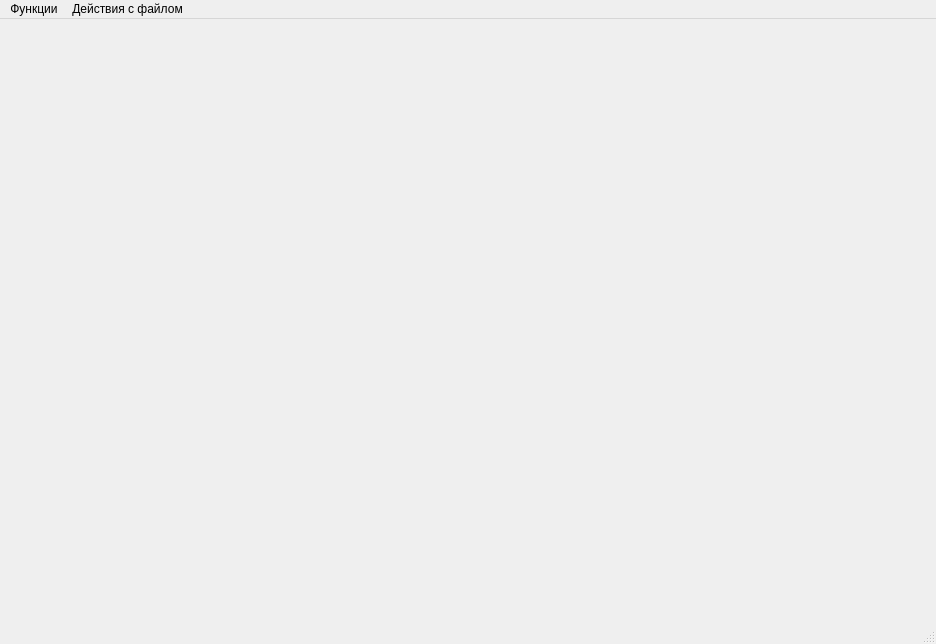
<?xml version="1.0" encoding="UTF-8"?>
<ui version="4.0">
 <class>MainWindow</class>
 <widget class="QMainWindow" name="MainWindow">
  <property name="geometry">
   <rect>
    <x>0</x>
    <y>0</y>
    <width>936</width>
    <height>644</height>
   </rect>
  </property>
  <property name="windowTitle">
   <string>MainWindow</string>
  </property>
  <widget class="QWidget" name="centralWidget">
   <widget class="QLabel" name="image">
    <property name="geometry">
     <rect>
      <x>0</x>
      <y>0</y>
      <width>931</width>
      <height>601</height>
     </rect>
    </property>
    <property name="text">
     <string/>
    </property>
   </widget>
  </widget>
  <widget class="QMenuBar" name="menuBar">
   <property name="geometry">
    <rect>
     <x>0</x>
     <y>0</y>
     <width>936</width>
     <height>21</height>
    </rect>
   </property>
   <widget class="QMenu" name="menu">
    <property name="title">
     <string>Функции</string>
    </property>
    <addaction name="inversion"/>
    <addaction name="bw"/>
    <addaction name="increase"/>
    <addaction name="reduction"/>
    <addaction name="actionReset"/>
   </widget>
   <widget class="QMenu" name="menu_2">
    <property name="title">
     <string>Действия с файлом</string>
    </property>
    <addaction name="open_my_file"/>
   </widget>
   <addaction name="menu"/>
   <addaction name="menu_2"/>
  </widget>
  <widget class="QStatusBar" name="statusBar"/>
  <action name="increase">
   <property name="text">
    <string>Увеличение изображения</string>
   </property>
  </action>
  <action name="reduction">
   <property name="text">
    <string>Уменьшение изображения</string>
   </property>
  </action>
  <action name="actionReset">
   <property name="text">
    <string>Reset</string>
   </property>
  </action>
  <action name="open_my_file">
   <property name="text">
    <string>Открыть</string>
   </property>
  </action>
  <action name="inversion">
   <property name="text">
    <string>Инверсия цвета</string>
   </property>
  </action>
  <action name="bw">
   <property name="text">
    <string>Ч/Б</string>
   </property>
  </action>
 </widget>
 <layoutdefault spacing="6" margin="11"/>
 <resources/>
 <connections/>
</ui>
